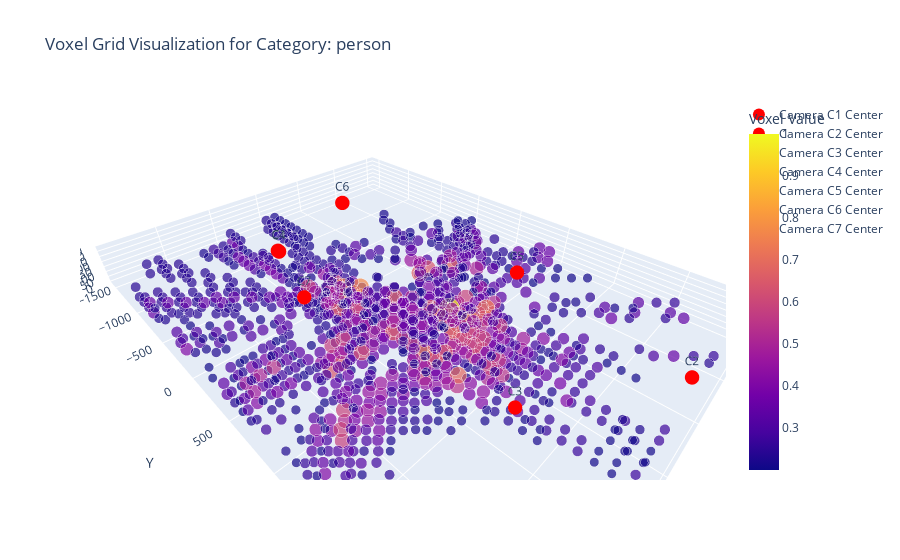

The notebook cell saved with this chart:
### Code cell
# Visualize voxel grid for a specific category
category_to_visualize = 'person'  # change as needed
voxel_data = voxel_arrays[category_to_visualize] / np.max(voxel_arrays[category_to_visualize])

# Prepare coordinates for voxels with values based on threshold
threshold = 0.2
x_coords, y_coords, z_coords = np.where(voxel_data > threshold)
values = voxel_data[x_coords, y_coords, z_coords]

# Create 3D scatter plot
fig = px.scatter_3d(
    x=x_coords * spacing + xrange[0],
    y=y_coords * spacing + yrange[0],
    z=z_coords * spacing + zrange[0],
    color=values,
    size=values,
    title=f'Voxel Grid Visualization for Category: {category_to_visualize}',
    labels={'x': 'X', 'y': 'Y', 'z': 'Z', 'color': 'Voxel Value'}
)

# Plot camera centers for reference
for name in CAMERA_NAMES:
    C = center_data[name]
    fig.add_trace(
        go.Scatter3d(
            x=[C[0]], y=[C[1]], z=[C[2]],
            mode='markers+text',
            marker=dict(size=5, color='red'),
            text=[name],
            textposition='top center',
            name=f'Camera {name} Center'
        )
    )

fig.update_layout(scene=dict(aspectmode='data'))
fig.show()

### Figure 1 — Plotly figure (JSON) as saved in the notebook; plotly's stock layout.template omitted (floating-point values rounded to 4 significant figures; data arrays with more than 128 entries replaced by an {"elided": "..."} marker saying what was removed)
{"data": [{"hovertemplate": "X=%{x}<br>Y=%{y}<br>Z=%{z}<br>size=%{marker.size}<br>Voxel Value=%{marker.color}<extra></extra>", "legendgroup": "", "marker": {"color": {"elided": "1042 float values"}, "coloraxis": "coloraxis", "size": {"elided": "1042 float values"}, "sizemode": "area", "sizeref": 0.0025, "symbol": "circle"}, "mode": "markers", "name": "", "scene": "scene", "showlegend": false, "type": "scatter3d", "x": {"elided": "1042 int values"}, "y": {"elided": "1042 int values"}, "z": {"elided": "1042 int values"}}, {"marker": {"color": "red", "size": 5}, "mode": "markers+text", "name": "Camera C1 Center", "text": ["C1"], "textposition": "top center", "type": "scatter3d", "x": [909.5], "y": [-584.4], "z": [288.9]}, {"marker": {"color": "red", "size": 5}, "mode": "markers+text", "name": "Camera C2 Center", "text": ["C2"], "textposition": "top center", "type": "scatter3d", "x": [-114.0], "y": [2378.0], "z": [199.4]}, {"marker": {"color": "red", "size": 5}, "mode": "markers+text", "name": "Camera C3 Center", "text": ["C3"], "textposition": "top center", "type": "scatter3d", "x": [901.0], "y": [1771.0], "z": [264.8]}, {"marker": {"color": "red", "size": 5}, "mode": "markers+text", "name": "Camera C4 Center", "text": ["C4"], "textposition": "top center", "type": "scatter3d", "x": [900.3], "y": [-584.6], "z": [277.1]}, {"marker": {"color": "red", "size": 5}, "mode": "markers+text", "name": "Camera C5 Center", "text": ["C5"], "textposition": "top center", "type": "scatter3d", "x": [-399.3], "y": [938.1], "z": [168.2]}, {"marker": {"color": "red", "size": 5}, "mode": "markers+text", "name": "Camera C6 Center", "text": ["C6"], "textposition": "top center", "type": "scatter3d", "x": [-162.9], "y": [-1064.0], "z": [224.5]}, {"marker": {"color": "red", "size": 5}, "mode": "markers+text", "name": "Camera C7 Center", "text": ["C7"], "textposition": "top center", "type": "scatter3d", "x": [1176.0], "y": [187.5], "z": [339.5]}], "layout": {"coloraxis": {"colorbar": {"title": {"text": "Voxel Value"}}, "colorscale": [[0, "#0d0887"], [0.1111, "#46039f"], [0.2222, "#7201a8"], [0.3333, "#9c179e"], [0.4444, "#bd3786"], [0.5556, "#d8576b"], [0.6667, "#ed7953"], [0.7778, "#fb9f3a"], [0.8889, "#fdca26"], [1, "#f0f921"]]}, "legend": {"itemsizing": "constant", "tracegroupgap": 0}, "scene": {"aspectmode": "data", "domain": {"x": [0, 1], "y": [0, 1]}, "xaxis": {"title": {"text": "X"}}, "yaxis": {"title": {"text": "Y"}}, "zaxis": {"title": {"text": "Z"}}}, "title": {"text": "Voxel Grid Visualization for Category: person"}}}
